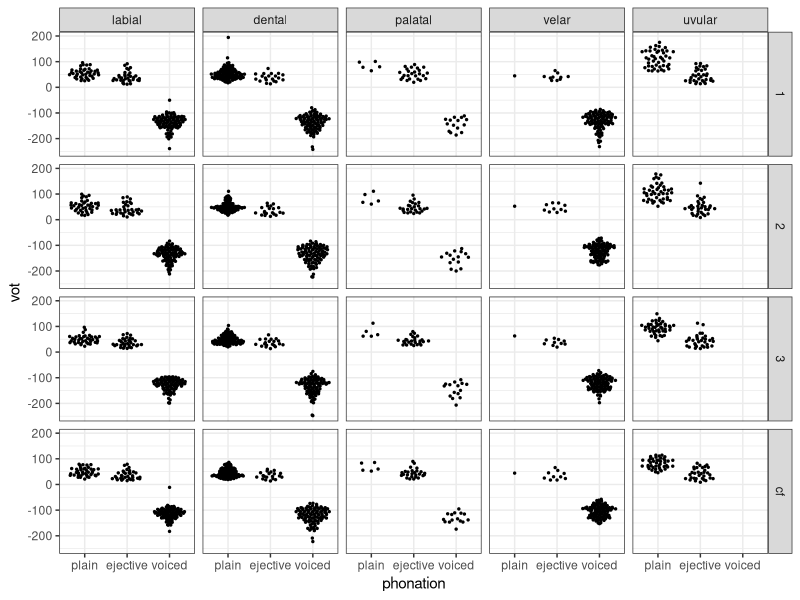
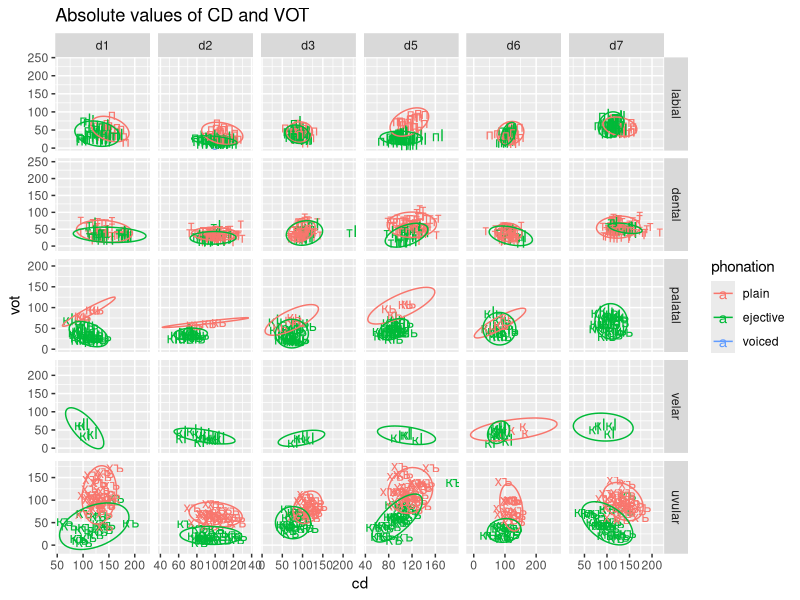
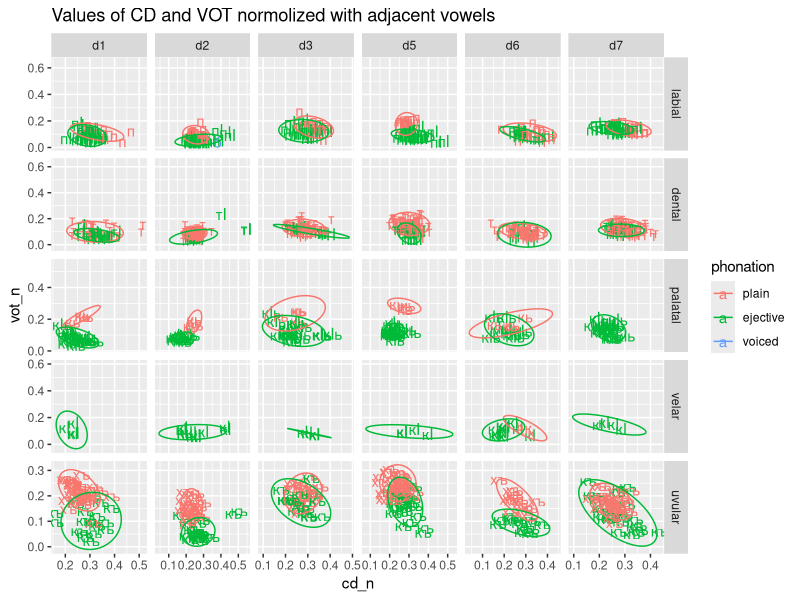
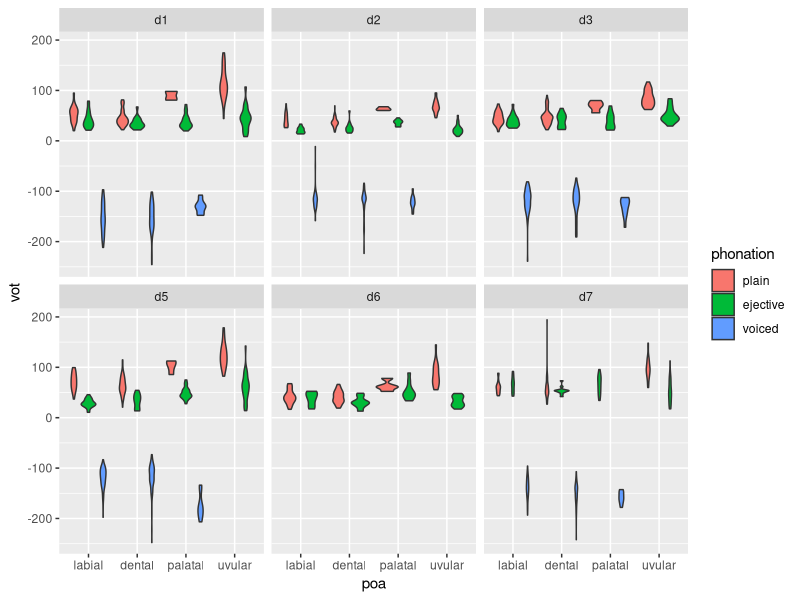
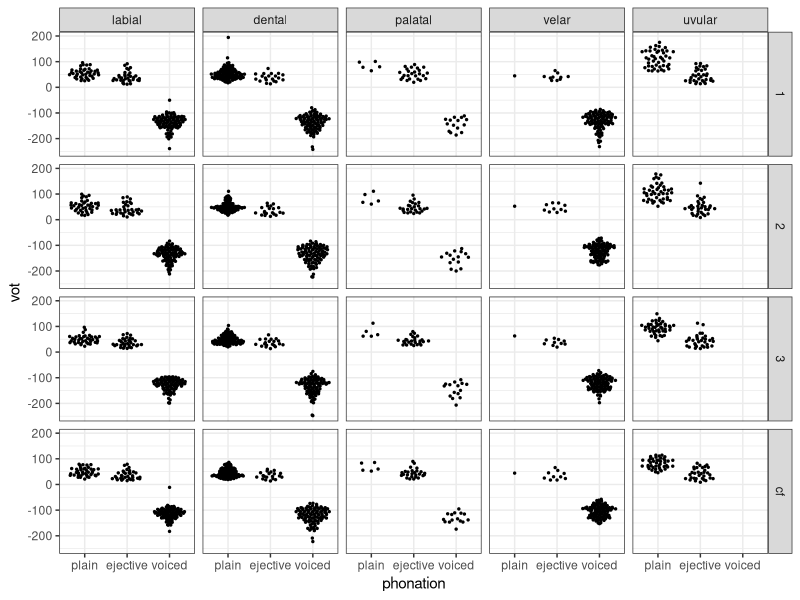

Recreate these plots in R, in order. (Note: this script raises an error after producing the figures.)
setwd("/home/agricolamz/work/articles/2019_Abaza_VOT_Mamonova/github_repo")
library(tidyverse)
df <- read_csv("result_all_v2.csv")


df %>% 
  filter(duration < 250) %>% 
  mutate(cons = factor(cons, c("б", "п", "пI", "д", "т", "тI", "гь", "кь", "кIь", "г", "к", "кI", "хъ", "къ")),
         poa = case_when(cons == "б" ~ "labial", 
                         cons == "п" ~ "labial", 
                         cons == "пI" ~ "labial", 
                         cons == "д" ~ "dental",
                         cons == "т" ~ "dental", 
                         cons == "тI" ~ "dental", 
                         cons == "гь" ~ "palatal", 
                         cons == "кь" ~ "palatal", 
                         cons == "кIь" ~ "palatal", 
                         cons == "г" ~ "velar", 
                         cons == "к" ~ "velar", 
                         cons == "кI" ~ "velar", 
                         cons == "хъ" ~ "uvular", 
                         cons == "къ" ~ "uvular"),
         phonation = case_when(cons == "б" ~ "voiced", 
                         cons == "п" ~ "plain", 
                         cons == "пI" ~ "ejective", 
                         cons == "д" ~ "voiced",
                         cons == "т" ~ "plain", 
                         cons == "тI" ~ "ejective", 
                         cons == "гь" ~ "voiced", 
                         cons == "кь" ~ "plain", 
                         cons == "кIь" ~ "ejective", 
                         cons == "г" ~ "voiced", 
                         cons == "к" ~ "plain", 
                         cons == "кI" ~ "ejective", 
                         cons == "хъ" ~ "plain", 
                         cons == "къ" ~ "ejective"),
         poa = factor(poa, c("labial", "dental", "palatal", "velar", "uvular")),
         phonation = factor(phonation, c("plain", "ejective", "voiced"))) %>% 
  select(-start_time, -end_time) %>% 
  group_by(speaker, utterance, word) %>% 
  mutate(sum = sum(duration)) %>% 
  filter(!is.na(cons)) %>% 
  ungroup() %>% 
  slice(-c(3180, 3181, 3183, 3184, 3185, 3186)) %>% 
  spread(annotation, duration, fill = NA) %>% 
  mutate(cd_n = cd/sum,
         vot_n = vot/sum) ->
data

data %>% 
  mutate(vot = ifelse(phonation == "voiced", -vot, vot),
         utterance = str_extract(utterance, "\\d"),
         utterance = ifelse(is.na(utterance), "cf", utterance)) %>% 
  filter(utterance != "4",
         utterance != "5") %>% 
  ggplot(aes(phonation, vot))+
  ggbeeswarm::geom_quasirandom(size = 0.5)+
  facet_grid(utterance~poa)+
  theme_bw()
ggsave("vot_phonation_poa.png", device = "png")

data %>% 
  ggplot(aes(cd, vot, label = cons, color = phonation))+
  geom_text()+
  facet_grid(poa~speaker, scales = "free")+
  stat_ellipse()+
  labs(title = "Absolute values of CD and VOT")

data %>% 
  ggplot(aes(cd_n, vot_n, label = cons, color = phonation))+
  geom_text()+
  facet_grid(poa~speaker, scales = "free")+
  stat_ellipse()+
  labs(title = "Values of CD and VOT normolized with adjacent vowels")


data %>% 
  filter(poa != "velar") %>% 
  mutate(vot = ifelse(str_detect(cons, "[бдг]"), -vot, vot)) ->
  data_for_glm

data_for_glm %>% 
  ggplot(aes(poa, vot, fill = phonation))+
  geom_violin()+
  facet_wrap(~speaker)
library(lme4)
library(lmerTest)
fit <- lmer(vot~poa+phonation+(1|speaker)+(1|utterance)+(1|word), data = data_for_glm)
summary(fit)

library(tidyverse)
as.matrix(cf) %>% 
  as.data.frame() %>% 
  mutate(names = rownames(.)) %>% 
  slice(-c(1:3)) %>% 
  mutate(fit = fit@beta) %>% 
  select(names, fit, `2.5 %`, `97.5 %`)

library(effects)
summary(fit)
plot(allEffects(fit))

data %>% 
  filter(poa != "velar") %>% 
  mutate(cons = case_when(
    cons == "б" ~ "b",
    cons == "п" ~ "p",
    cons == "пI" ~ "p'",
    cons == "д" ~ "d",
    cons == "т" ~ "t",
    cons == "тI" ~ "t'",
    cons == "гь" ~ "gʲ",
    cons == "кь" ~ "kʲ",
    cons == "кIь" ~ "k'ʲ",
    cons == "хъ" ~ "q",
    cons == "къ" ~ "q'")) %>% 
  count(cons, utterance, speaker) %>% 
  spread(utterance, n) %>% 
  arrange(speaker) %>% 
  select(-u4, -u5) %>% 
  pivot_longer(names_to = "utterance", values_to = "number", cf:u3) %>% 
  ggplot(aes(cons, number, label = number, fill = utterance))+
  geom_col(position = "dodge")+
  facet_wrap(~speaker)+
  theme_bw()+
  labs(x = "consonant", y = "number of consonants in the survey")
ggsave("cons.png", device = "png")  
  
